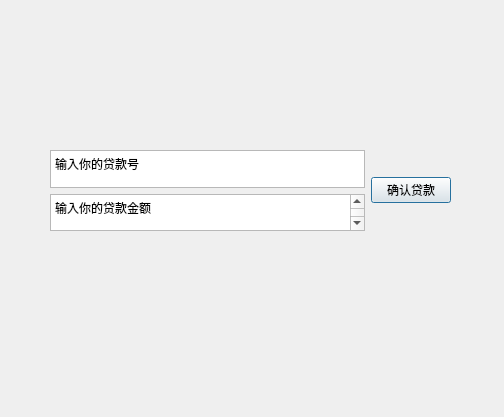
<?xml version="1.0" encoding="UTF-8"?>
<ui version="4.0">
 <class>DaiKuan_menu</class>
 <widget class="QDialog" name="DaiKuan_menu">
  <property name="geometry">
   <rect>
    <x>0</x>
    <y>0</y>
    <width>504</width>
    <height>417</height>
   </rect>
  </property>
  <property name="windowTitle">
   <string>账户贷款</string>
  </property>
  <widget class="QWidget" name="horizontalLayoutWidget">
   <property name="geometry">
    <rect>
     <x>50</x>
     <y>150</y>
     <width>401</width>
     <height>81</height>
    </rect>
   </property>
   <layout class="QHBoxLayout" name="horizontalLayout">
    <item>
     <layout class="QVBoxLayout" name="verticalLayout">
      <item>
       <widget class="QPlainTextEdit" name="DaiKuan_JinE">
        <property name="plainText">
         <string>输入你的贷款号</string>
        </property>
       </widget>
      </item>
      <item>
       <widget class="QPlainTextEdit" name="DaiKuan_Hao">
        <property name="plainText">
         <string>输入你的贷款金额
</string>
        </property>
       </widget>
      </item>
     </layout>
    </item>
    <item>
     <widget class="QPushButton" name="Btn_DaiKuan">
      <property name="text">
       <string>确认贷款</string>
      </property>
     </widget>
    </item>
   </layout>
  </widget>
 </widget>
 <resources/>
 <connections/>
</ui>
